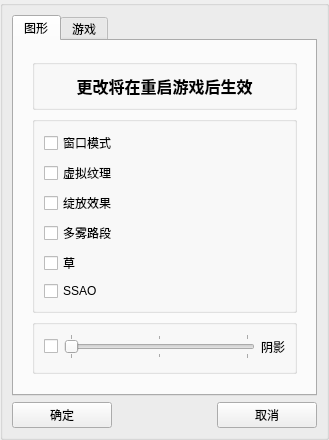
<?xml version="1.0" encoding="UTF-8"?>
<ui version="4.0">
 <class>SettingsWidget</class>
 <widget class="QWidget" name="SettingsWidget">
  <property name="geometry">
   <rect>
    <x>0</x>
    <y>0</y>
    <width>329</width>
    <height>411</height>
   </rect>
  </property>
  <property name="windowTitle">
   <string>Settings</string>
  </property>
  <layout class="QVBoxLayout" name="verticalLayout">
   <property name="margin" stdset="0">
    <number>0</number>
   </property>
   <item>
    <widget class="QGroupBox" name="groupBox_3">
     <layout class="QVBoxLayout" name="verticalLayout_6">
      <item>
       <widget class="QTabWidget" name="tabWidget">
        <property name="currentIndex">
         <number>0</number>
        </property>
        <widget class="QWidget" name="tab">
         <attribute name="title">
          <string>图形</string>
         </attribute>
         <layout class="QVBoxLayout" name="verticalLayout_8">
          <item>
           <widget class="QWidget" name="widget_2" native="true">
            <layout class="QVBoxLayout" name="verticalLayout_2">
             <item>
              <widget class="QGroupBox" name="groupBox_2">
               <layout class="QVBoxLayout" name="verticalLayout_9">
                <item>
                 <widget class="QLabel" name="label_2">
                  <property name="text">
                   <string>&lt;!DOCTYPE HTML PUBLIC &quot;-//W3C//DTD HTML 4.0//EN&quot; &quot;http://www.w3.org/TR/REC-html40/strict.dtd&quot;&gt;
&lt;html&gt;&lt;head&gt;&lt;meta name=&quot;qrichtext&quot; content=&quot;1&quot; /&gt;&lt;meta charset=&quot;utf-8&quot; /&gt;&lt;style type=&quot;text/css&quot;&gt;
p, li { white-space: pre-wrap; }
hr { height: 1px; border-width: 0; }
li.unchecked::marker { content: &quot;\2610&quot;; }
li.checked::marker { content: &quot;\2612&quot;; }
&lt;/style&gt;&lt;/head&gt;&lt;body style=&quot; font-family:'Microsoft YaHei UI'; font-size:9pt; font-weight:400; font-style:normal;&quot;&gt;
&lt;p align=&quot;center&quot; style=&quot; margin-top:0px; margin-bottom:0px; margin-left:0px; margin-right:0px; -qt-block-indent:0; text-indent:0px;&quot;&gt;&lt;span style=&quot; font-family:'Serif'; font-size:12pt; font-weight:600;&quot;&gt;更改将在重启游戏后生效&lt;/span&gt;&lt;/p&gt;&lt;/body&gt;&lt;/html&gt;</string>
                  </property>
                 </widget>
                </item>
               </layout>
              </widget>
             </item>
             <item>
              <layout class="QVBoxLayout" name="verticalLayout_3">
               <item>
                <widget class="QGroupBox" name="groupBox_4">
                 <layout class="QVBoxLayout" name="verticalLayout_7">
                  <item>
                   <widget class="QCheckBox" name="windowMode">
                    <property name="text">
                     <string>窗口模式</string>
                    </property>
                   </widget>
                  </item>
                  <item>
                   <widget class="QCheckBox" name="virtualTexture">
                    <property name="text">
                     <string>虚拟纹理</string>
                    </property>
                   </widget>
                  </item>
                  <item>
                   <widget class="QCheckBox" name="bloom">
                    <property name="text">
                     <string>绽放效果</string>
                    </property>
                   </widget>
                  </item>
                  <item>
                   <widget class="QCheckBox" name="fog">
                    <property name="text">
                     <string>多雾路段</string>
                    </property>
                   </widget>
                  </item>
                  <item>
                   <widget class="QCheckBox" name="grass">
                    <property name="text">
                     <string>草</string>
                    </property>
                   </widget>
                  </item>
                  <item>
                   <widget class="QCheckBox" name="ssao">
                    <property name="text">
                     <string>SSAO</string>
                    </property>
                   </widget>
                  </item>
                 </layout>
                </widget>
               </item>
               <item>
                <widget class="QGroupBox" name="groupBox">
                 <layout class="QHBoxLayout" name="horizontalLayout_3">
                  <property name="bottomMargin">
                   <number>12</number>
                  </property>
                  <item>
                   <widget class="QCheckBox" name="useShadow"/>
                  </item>
                  <item>
                   <widget class="QSlider" name="shadowQuality">
                    <property name="maximum">
                     <number>2</number>
                    </property>
                    <property name="pageStep">
                     <number>1</number>
                    </property>
                    <property name="orientation">
                     <enum>Qt::Orientation::Horizontal</enum>
                    </property>
                    <property name="tickPosition">
                     <enum>QSlider::TickPosition::TicksBothSides</enum>
                    </property>
                    <property name="tickInterval">
                     <number>1</number>
                    </property>
                   </widget>
                  </item>
                  <item>
                   <widget class="QLabel" name="label">
                    <property name="text">
                     <string>阴影</string>
                    </property>
                   </widget>
                  </item>
                 </layout>
                </widget>
               </item>
              </layout>
             </item>
             <item>
              <spacer name="verticalSpacer">
               <property name="orientation">
                <enum>Qt::Orientation::Vertical</enum>
               </property>
               <property name="sizeHint" stdset="0">
                <size>
                 <width>20</width>
                 <height>200</height>
                </size>
               </property>
              </spacer>
             </item>
            </layout>
           </widget>
          </item>
         </layout>
        </widget>
        <widget class="QWidget" name="tab_2">
         <attribute name="title">
          <string>游戏</string>
         </attribute>
         <layout class="QVBoxLayout" name="verticalLayout_5">
          <item>
           <widget class="QGroupBox" name="groupBox_5">
            <layout class="QVBoxLayout" name="verticalLayout_4">
             <property name="bottomMargin">
              <number>9</number>
             </property>
             <item>
              <layout class="QHBoxLayout" name="horizontalLayout_4">
               <item>
                <widget class="QLabel" name="label_3">
                 <property name="text">
                  <string>屏幕滚动速度</string>
                 </property>
                </widget>
               </item>
               <item>
                <widget class="QDoubleSpinBox" name="cameraSpeed">
                 <property name="minimum">
                  <double>0.010000000000000</double>
                 </property>
                 <property name="singleStep">
                  <double>0.010000000000000</double>
                 </property>
                </widget>
               </item>
              </layout>
             </item>
             <item>
              <layout class="QHBoxLayout" name="horizontalLayout_5">
               <property name="bottomMargin">
                <number>7</number>
               </property>
               <item>
                <widget class="QLabel" name="label_4">
                 <property name="text">
                  <string>消息显示时间</string>
                 </property>
                </widget>
               </item>
               <item>
                <widget class="QSpinBox" name="messageShowTime">
                 <property name="maximum">
                  <number>999</number>
                 </property>
                 <property name="singleStep">
                  <number>5</number>
                 </property>
                 <property name="value">
                  <number>20</number>
                 </property>
                </widget>
               </item>
              </layout>
             </item>
            </layout>
           </widget>
          </item>
          <item>
           <spacer name="verticalSpacer_2">
            <property name="orientation">
             <enum>Qt::Orientation::Vertical</enum>
            </property>
            <property name="sizeHint" stdset="0">
             <size>
              <width>20</width>
              <height>168</height>
             </size>
            </property>
           </spacer>
          </item>
         </layout>
        </widget>
       </widget>
      </item>
      <item>
       <widget class="QWidget" name="widget" native="true">
        <layout class="QHBoxLayout" name="horizontalLayout">
         <property name="margin" stdset="0">
          <number>0</number>
         </property>
         <item>
          <widget class="QPushButton" name="okButton">
           <property name="sizePolicy">
            <sizepolicy hsizetype="MinimumExpanding" vsizetype="Fixed">
             <horstretch>0</horstretch>
             <verstretch>0</verstretch>
            </sizepolicy>
           </property>
           <property name="text">
            <string>确定</string>
           </property>
          </widget>
         </item>
         <item>
          <spacer name="horizontalSpacer">
           <property name="orientation">
            <enum>Qt::Orientation::Horizontal</enum>
           </property>
           <property name="sizeHint" stdset="0">
            <size>
             <width>40</width>
             <height>20</height>
            </size>
           </property>
          </spacer>
         </item>
         <item>
          <widget class="QPushButton" name="cansel">
           <property name="sizePolicy">
            <sizepolicy hsizetype="MinimumExpanding" vsizetype="Fixed">
             <horstretch>0</horstretch>
             <verstretch>0</verstretch>
            </sizepolicy>
           </property>
           <property name="text">
            <string>取消</string>
           </property>
          </widget>
         </item>
        </layout>
       </widget>
      </item>
     </layout>
    </widget>
   </item>
  </layout>
 </widget>
 <resources/>
 <connections/>
</ui>
